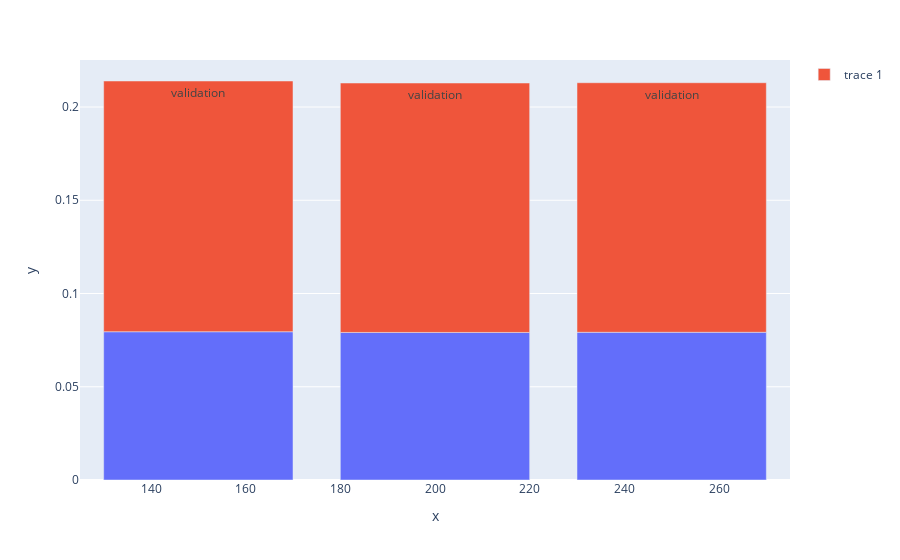

Notebook cell for this chart:
### Code cell
fig_k = px.bar(x=list(n_estimators_values),y=-1 * train_scores.mean(axis=1))
fig_k.add_bar(x=list(n_estimators_values),y=-1 * test_scores.mean(axis=1),text='validation')
fig_k.show()

### Figure 1 — Plotly figure (JSON) as saved in the notebook; plotly's stock layout.template omitted (floating-point values rounded to 4 significant figures)
{"data": [{"alignmentgroup": "True", "hovertemplate": "x=%{x}<br>y=%{y}<extra></extra>", "legendgroup": "", "marker": {"color": "#636efa", "pattern": {"shape": ""}}, "name": "", "offsetgroup": "", "orientation": "v", "showlegend": false, "textposition": "auto", "type": "bar", "x": [150, 200, 250], "xaxis": "x", "y": [0.07951, 0.07912, 0.07921], "yaxis": "y"}, {"text": "validation", "type": "bar", "x": [150, 200, 250], "y": [0.1344, 0.1337, 0.1338]}], "layout": {"barmode": "relative", "legend": {"tracegroupgap": 0}, "margin": {"t": 60}, "xaxis": {"anchor": "y", "domain": [0, 1], "title": {"text": "x"}}, "yaxis": {"anchor": "x", "domain": [0, 1], "title": {"text": "y"}}}}
